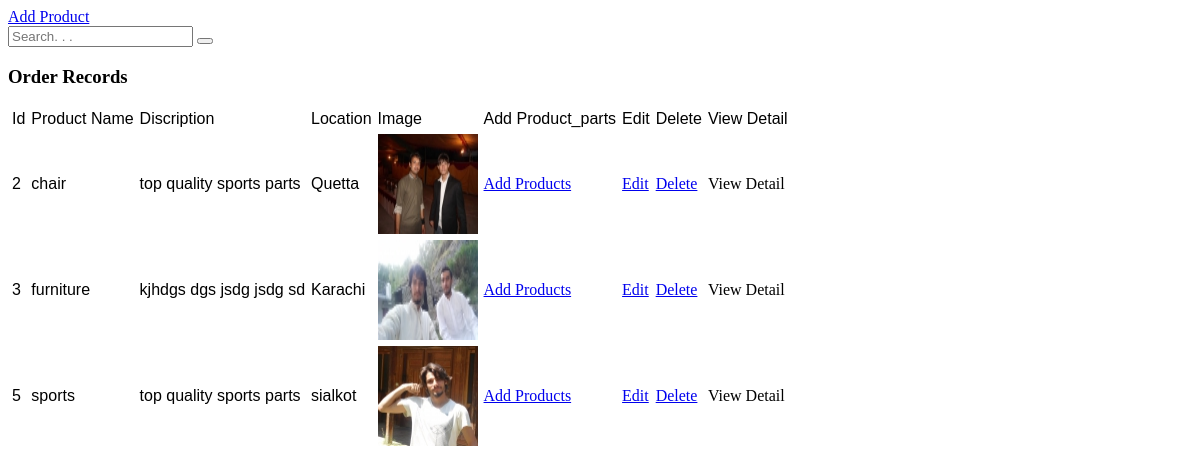
Page /compound_product.php on the committed database.
### tables this page shows
CREATE TABLE `compound_products` (
  `id` int(11) NOT NULL,
  `compound_product_name` varchar(50) NOT NULL,
  `purchase_cost` int(11) NOT NULL,
  `sale_price` int(11) NOT NULL,
  `discription` varchar(100) NOT NULL,
  `location` varchar(50) NOT NULL,
  `image` varchar(100) NOT NULL,
  `quantity` int(11) NOT NULL,
  `discount` int(11) NOT NULL,
  `products` varchar(500) NOT NULL
);

### compound_product.php (the view, shortened to what this page needs)
    <div class="col-sm-12">
      <div class="input-group">
        <a class="btn btn-primary" name="submit" href="addcompoundproduct.php">Add Product</a>
      </div>
    </div>
    <div class="col-lg-6 col-md-8 col-sm-10 col-xs-12">
      <div class="form-group input-group">
          <input  type="search" id="txtsrc" class="form-control" onkeyup="return KeyUp(this, '#gvdetail');" placeholder="Search. . . " />
          <span class="input-group-btn">
              <button class="btn btn-default" type="button">
              </button>
          </span>
      </div>
    </div>
        <?php
        include("config.php");
        $query="SELECT * FROM compound_products";
        $result=mysqli_query($con1,$query);
        ?>
        <div class="block-flat col-xs-12">
	        <div class="header">
	            <h3>Order Records</h3>
	        </div>
            <div class="content col-xs-12">
	            <table class="col-xs-12" border="0" cellspacing="2" cellpadding="2" id="gvdetail" >
		           <tr>
		            <td>
		            <font face="Arial, Helvetica, sans-serif">Id</font>
		            </td>
		            <td>
		            <font face="Arial, Helvetica, sans-serif">Product Name</font>
		            </td>
		            <td>
		            <font face="Arial, Helvetica, sans-serif">Discription</font>
		            </td>
		            <td>
		            <font face="Arial, Helvetica, sans-serif">Location</font>
		            </td>
		            <td>
		            <font face="Arial, Helvetica, sans-serif">Image</font>
		            </td>
		            <td>
		            <font face="Arial, Helvetica, sans-serif">Add Product_parts</font>
		            </td>
		            <td>
		            <font face="Arial, Helvetica, sans-serif">Edit</font>
		            </td>
		            <td>
		            <font face="Arial, Helvetica, sans-serif">Delete</font>
		            </td>
		            <td>
		            <font face="Arial, Helvetica, sans-serif">View Detail</font>
		            </td>
		           </tr>
		              <?php
		              while ($row = mysqli_fetch_assoc($result))
		               {
		                 $f1=$row['id'];
		                 $f2=$row['compound_product_name'];
		                 $f5=$row['discription'];
		                 $f6=$row['location'];
		                 $f7=$row['image'];
		              ?>
		              <tr>
		                <td>
		                  <font face="Arial, Helvetica, sans-serif"><?php echo $f1; ?></font>
		                </td>
		                <td>
		                  <font face="Arial, Helvetica, sans-serif"><?php echo $f2; ?></font>
		                </td>
		                <td>
		                  <font face="Arial, Helvetica, sans-serif"><?php echo $f5; ?></font>
		                </td>
		                <td>
		                  <font face="Arial, Helvetica, sans-serif"><?php echo $f6; ?></font>
		                </td>
		                <td>
		                	<?= '<img src="images/products/'.$f7.'" width="100" height="100"/>';?>
		                </td>
		                <td>
		                 <a href="addproduct_compound.php?Id=<?php echo $f1; ?>" class="btn btn-info">Add Products</a>
		                </td>
		                <td>
		                 <a href="editshipment.php?Id=<?php echo $f1; ?>" class="btn btn-info">Edit</a>
		                </td>
		                <td>
		                  <a href="deletecompoundproduct.php?id=<?php echo $f1; ?>" onclick="return confirm('Are you sure to delete it !')" class="btn btn-danger btn-rad">Delete</a>
		                </td>
		                <td>
							<a data-toggle="modal" data-target="#popupModal<?php echo $f1; ?>" class="btn btn-danger btn-primary">View Detail</a>
		                </td>
		              </tr>
		              <?php
		                }
		              ?>
	          		</table>
      			</div>
  			</div>
<?php include('footer.php');?>

### rows in the picture
compound_products: id "2", compound_product_name "chair", discription "top quality sports parts", location "Quetta", image (picture)
compound_products: id "3", compound_product_name "furniture", discription "kjhdgs dgs jsdg jsdg sd", location "Karachi", image (picture)
compound_products: id "5", compound_product_name "sports", discription "top quality sports parts", location "sialkot", image (picture)
